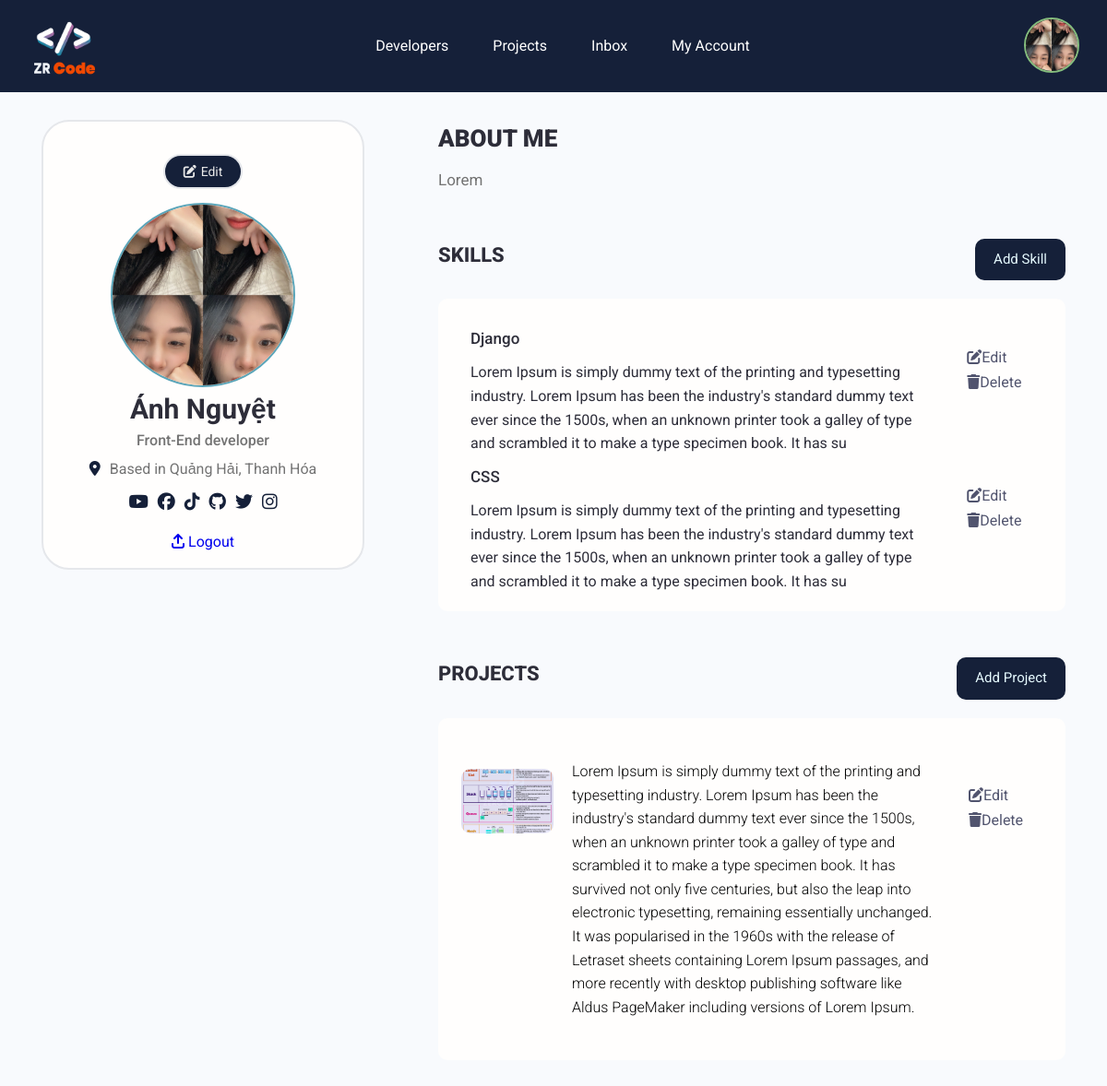
/account/ (signed in), run on the app's committed database.
### users/models.py (models this page shows, shortened)
class Profile(models.Model):
    user = models.OneToOneField(User, on_delete = models.CASCADE, null=True, blank=True)
    name = models.CharField(max_length=255, blank=True, null=True)
    email = models.EmailField(max_length=500, blank=True, null=True)
    username = models.CharField(max_length=255, blank=True, null=True)
    location = models.CharField(max_length=255, blank=True, null=True)
    short_intro = models.CharField(max_length=255, blank=True, null=True)
    bio = models.TextField(blank=True, null=True)
    profile_image = models.ImageField(null=True, blank=True, upload_to='profiles/', default='profiles/user_default.png')
    social_youtube = models.CharField(max_length=255, blank=True, null=True)
    social_facebook = models.CharField(max_length=255, blank=True, null=True)
    social_tiktok = models.CharField(max_length=255, blank=True, null=True)
    social_github = models.CharField(max_length=255, blank=True, null=True)
    social_twitter = models.CharField(max_length=255, blank=True, null=True)
    social_instagram = models.CharField(max_length=255, blank=True, null=True)
    created = models.DateTimeField(auto_now_add=True)
    id= models.UUIDField(default=uuid.uuid4, unique=True, primary_key=True, editable=False)
    class Meta:
        ordering = ['-created']
    @property
    def imageURL(self):
        try:
            url = self.profile_image.url
        except:
            url = ''
        return url

class Skill(models.Model):
    owner = models.ForeignKey(Profile, on_delete=models.CASCADE, null=True, blank=True)
    name = models.CharField(max_length=255, blank=True, null=True)
    description = models.TextField(max_length=255, blank=True)
    created = models.DateTimeField(auto_now_add=True)
    id= models.UUIDField(default=uuid.uuid4, unique=True, primary_key=True, editable=False)

### projects/models.py (models this page shows, shortened)
class Project(models.Model):
    owner = models.ForeignKey(Profile, null=True, blank=True, on_delete=models.CASCADE)
    title = models.CharField(max_length=255)
    description = models.TextField(null = True, blank = True)
    featured_image = models.ImageField(null = True, blank = True, default='user_default.jpg')
    tags = models.ManyToManyField('Tag', blank = True)
    demo_link = models.CharField(max_length = 20000, null = True, blank = True)
    source_link = models.CharField(max_length = 2000, null = True, blank = True)
    vote_total = models.IntegerField(default=0, null = True, blank = True)
    vote_ratio = models.IntegerField(default=0, null = True, blank = True)
    created = models.DateTimeField(auto_now_add = True) #
    id = models.UUIDField(default=uuid.uuid4, unique=True, primary_key = True, editable = False)
    class Meta:
        ordering =['-vote_ratio', '-vote_total', 'title']
    @property
    def imageURL(self):
        try:
            url = self.featured_image.url
        except:
            url = ''
        return url

### users/views.py (the view)
# urls.py: path('account/', views.userAccount, name='user_account'),
@login_required(login_url='login')
def userAccount(request):
    profile = request.user.profile
    context = {'profile': profile}
    return render(request, 'users/account.html', context)

### users/templates/users/account.html (shortened to what this page needs)
{% extends 'main.html' %}
{% block content %}
    <main class="home">
        <section class="account">
            <div class="container">
                <div class="row">
                    <div class="col-xl-4 col-sm-12 col-12">
                        <div class="account__inner">
                            <span class="edit-link"><a href="{% url 'edit_account' %}"><i class="fa-solid fa-pen-to-square"></i>Edit</a></span>
                            <img class="logo-acount" src="{{profile.imageURL}}" alt="">
                            <h3 class="username">{{profile.name}}</h3>
                            <p class="bio">{{profile.short_intro}}</p>
                            <p class="location"><i class="fa-solid fa-location-dot"></i>Based in {{profile.location}}</p>
                            <div class="link__social">
                                {% if profile.social_youtube %}
                                <a href="{{profile.social_youtube}}"><i class="fa-brands fa-youtube"></i></a>
                                {% endif %}
                                {% if profile.social_facebook %}
                                <a href="{{profile.social_facebook}}"><i class="fa-brands fa-facebook"></i></a>
                                {% endif %}
                                {% if profile.social_tiktok %}
                                <a href="{{profile.social_tiktok}}"><i class="fa-brands fa-tiktok"></i></a>
                                {% endif %}
                                {% if profile.social_github %}
                                <a href="{{profile.social_github}}"><i class="fa-brands fa-github"></i></a>
                                {% endif %}
                                {% if profile.social_twitter %}
                                <a href="{{profile.social_twitter}}"><i class="fa-brands fa-twitter"></i></a>
                                {% endif %}
                                {% if profile.social_instagram %}
                                <a href="{{profile.social_instagram}}"><i class="fa-brands fa-instagram"></i></a>
                                {% endif %}
                            </div>
                            {% if request.user.is_authenticated %}
                            <a href="{% url 'logout' %}" style="display:block; margin-top: 15px; text-align: center;"><i class="fa-solid fa-arrow-up-from-bracket"></i> Logout</a>
                            {% endif %}
                        </div>
                    </div>
                    <div class="col-xl-8 col-sm-12 col-12">
                        <div class="account__content">
                            <div class="about-me">
                                <h3 class="about-me__name">About Me</h3>
                                <p class="about__description">
                                    {{profile.bio}}
                                </p>
                            </div>
                            <div class="skill-me">
                                <div class="skill-top">
                                    <h3 class="title">Skills</h3>
                                    <a href="{% url 'create_skill' %}" class="add__skill">Add Skill</a>
                                </div>
                                <div class="skill-mid">
                                    <div class="list-skill">
                                        {% for skill in profile.skill_set.all %}
                                        <div class="skill__row">
                                            <div class="row">
                                                <div class="col-md-10 col-12">
                                                    <div class="content-left">
                                                        <p class="skill__name">{{skill.name}}</p>
                                                        <p class="desc">{{skill.description}}</p>
                                                    </div>
                                                </div>
                                                <div class="col-md-2 col-12">
                                                    <div class="content-right">
                                                        <a href="{% url 'update_skill' skill.id %}" class="Edit"><i class="fa-solid fa-pen-to-square"></i>Edit</a>
                                                        <a href="{% url 'delete_skill' skill.id %}" class="Delete"><i class="fa-solid fa-trash"></i>Delete</a>
                                                    </div>
                                                </div>
                                            </div>
                                        </div>
                                        {% endfor %}
                                    </div>
                                </div>
                            </div>
                            <div class="projects-me">
                                <div class="project-top">
                                    <h3 class="title">Projects</h3>
                                    <a href="{% url 'create_project' %}" class="add__project">Add Project</a>
                                </div>
                                <div class="project-mid">
                                    <div class="list-project">
                                        {% for project in profile.project_set.all %}
                                        <div class="project-item">
                                            <div class="row">
                                                <div class="col-md-10 col-12">
                                                    <div class="project__inner">
                                                        <a href="{% url 'detail_project' project.id %}"><img src="{{project.imageURL}}" alt=""></a>
                                                        <div class="content">
                                                            <p class="desc">{{project.description}}</p>
                                                        </div>
                                                    </div>
                                                </div>
                                                <div class="col-md-2 col-12">
                                                    <div class="ed__inner">
                                                        <a href="{% url 'update_project' project.id %}" class="Edit"><i class="fa-solid fa-pen-to-square"></i>Edit</a>
                                                        <a href="{% url 'delete_project' project.id %}" class="Delete"><i class="fa-solid fa-trash"></i>Delete</a>
                                                    </div>
                                                </div>
                                            </div>
                                        </div>
                                        {% endfor %}
                                    </div>
                                </div>
                            </div>
                        </div>
                    </div>
                </div>
            </div>
        </section>
    </main>
{% endblock content %}

### templates/main.html (shortened to what this page needs)
{% load static%}
<!DOCTYPE html>
<html lang="en">
<head>
    <link rel="stylesheet" href="{% static './assets/css/reset.css' %}">
    <link rel="stylesheet" href="{% static './assets/css/styles.css' %}">
    <link rel="stylesheet" href="{% static './assets/css/responsive.css' %}">
    <link rel="stylesheet" href="https://cdnjs.cloudflare.com/ajax/libs/font-awesome/6.5.1/css/all.min.css" />
    <link rel="stylesheet" href="https://cdnjs.cloudflare.com/ajax/libs/font-awesome/6.5.1/css/all.min.css" />
</head>
<body>
    {% include 'header.html' %}
    {% block content %}
    {% endblock content %}
</body>
</html>

### templates/header.html (shortened to what this page needs)
{% load static %}
<header class="header">
    <div class="container">
        <div class="header__inner">
            <img src="{% static 'assets/img/logo.png' %}" class="logo" alt="">
            <nav class="navbar">
                <ul class="navbar__list">
                    <li class="navbar__item">
                        <a href="{% url 'profiles' %}" class="navbar__link">Developers</a>
                    </li>
                    <li class="navbar__item">
                        <a href="{% url 'projects' %}" class="navbar__link">Projects</a>
                    </li>
                    {% if request.user.is_authenticated %}
                    <li class="navbar__item">
                        <a href="{% url 'inbox' %}" class="navbar__link">Inbox</a>
                    </li>
                    <li class="navbar__item">
                        <a href="{% url 'user_account'%}" class="navbar__link">My Account</a>
                    </li>
                    {% endif %}
                </ul>
            </nav>
            <div class="header-action">
                {% if request.user.is_authenticated%}
                <img src="{{ request.user.profile.imageURL }}" alt="" class="logo-account">
                {% else %}
                <a href="{% url 'login' %}" class="btn">Login</a>
                {% endif %}
            </div>
        </div>
    </div>
</header>

### data on the page
Profile: imageURL (picture), name "Ánh Nguyệt", short_intro "Front-End developer", location "Quảng Hải, Thanh Hóa", bio "Lorem"
Skill: name "Django", description "Lorem Ipsum is simply dummy text of the printing and typesetting industry. Lorem Ipsum has been the industry's standard dummy text ever since the 1500s, when an unknown printer took a galley of type and scrambled it to make a type specimen book. It has su"
Skill: name "CSS", description "Lorem Ipsum is simply dummy text of the printing and typesetting industry. Lorem Ipsum has been the industry's standard dummy text ever since the 1500s, when an unknown printer took a galley of type and scrambled it to make a type specimen book. It has su"
Project: imageURL (picture), description "Lorem Ipsum is simply dummy text of the printing and typesetting industry. Lorem Ipsum has been the industry's standard dummy text ever since the 1500s, when an unknown printer took a galley of type and scrambled it to make a type specimen book. It has survived not only five centuries, but also the leap into electronic typesetting, remaining essentially unchanged. It was popularised in the 1960s with the release of Letraset sheets containing Lorem Ipsum passages, and more recently with desktop publishing software like Aldus PageMaker including versions of Lorem Ipsum."
